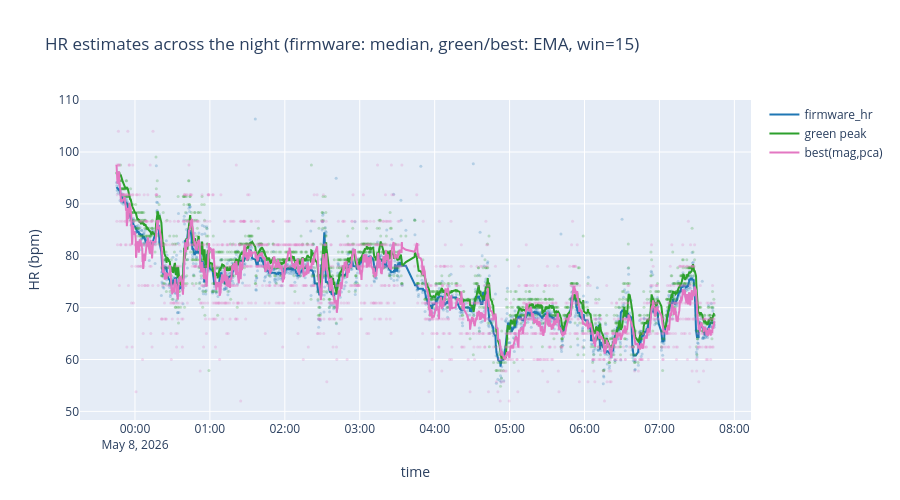

This figure's notebook cell:
### Code cell
# Time series across the night: firmware_hr, green peak, best(mag,pca).
# Raw points shown faintly. firmware_hr smoothed with rolling median;
# green and best smoothed with rolling EMA.
SMOOTH_WIN = 15      # window for firmware_hr median; also EMA span for green/best
TIME_FROM = None     # e.g. '2026-05-15 23:30' — None = no lower bound
TIME_TO = None       # e.g. '2026-05-16 03:00' — None = no upper bound

ts_df = fw_df.copy()
ts_df['window_start'] = pd.to_datetime(ts_df['window_start'])
ts_df['best_hr'] = ts_df['firmware_hr'] + ts_df['err_best_fw']
ts_df = ts_df.sort_values('window_start').reset_index(drop=True)

if TIME_FROM is not None or TIME_TO is not None:
    tz = ts_df['window_start'].dt.tz
    lo = pd.Timestamp(TIME_FROM) if TIME_FROM is not None else None
    hi = pd.Timestamp(TIME_TO) if TIME_TO is not None else None
    if lo is not None and lo.tz is None and tz is not None:
        lo = lo.tz_localize(tz)
    if hi is not None and hi.tz is None and tz is not None:
        hi = hi.tz_localize(tz)
    if lo is not None:
        ts_df = ts_df[ts_df['window_start'] >= lo]
    if hi is not None:
        ts_df = ts_df[ts_df['window_start'] <= hi]
    ts_df = ts_df.reset_index(drop=True)

if len(ts_df):
    print(f"plotting {len(ts_df)} windows "
          f"({ts_df['window_start'].min()} → {ts_df['window_start'].max()})")
else:
    print("no windows in selected time range")

fw_smooth = ts_df['firmware_hr'].rolling(
    SMOOTH_WIN, center=True, min_periods=max(3, SMOOTH_WIN // 3)
).median()
green_smooth = ts_df['green'].ewm(span=SMOOTH_WIN, adjust=False).mean()
best_smooth = ts_df['best_hr'].ewm(span=SMOOTH_WIN, adjust=False).mean()

series = [
    ('firmware_hr',   'firmware_hr',   '#1f77b4', fw_smooth),
    ('green',         'green peak',    '#2ca02c', green_smooth),
    ('best_hr',       'best(mag,pca)', '#e377c2', best_smooth),
]

fig = go.Figure()
for col, label, color, smooth in series:
    fig.add_trace(go.Scatter(x=ts_df['window_start'], y=ts_df[col],
                             mode='markers', name=f'{label} (raw)',
                             marker=dict(size=3, color=color, opacity=0.25),
                             showlegend=False, hoverinfo='skip'))
    fig.add_trace(go.Scatter(x=ts_df['window_start'], y=smooth,
                             mode='lines', name=label,
                             line=dict(color=color, width=2)))

fig.update_xaxes(title_text='time')
fig.update_yaxes(title_text='HR (bpm)')
fig.update_layout(height=500,
                  title_text=f'HR estimates across the night (firmware: median, green/best: EMA, win={SMOOTH_WIN})',
                  hovermode='x unified')
fig.show()

### Figure 1 — Plotly figure (JSON) as saved in the notebook; plotly's stock layout.template omitted (floating-point values rounded to 4 significant figures; data arrays with more than 128 entries replaced by an {"elided": "..."} marker saying what was removed)
{"data": [{"hoverinfo": "skip", "marker": {"color": "#1f77b4", "opacity": 0.25, "size": 3}, "mode": "markers", "name": "firmware_hr (raw)", "showlegend": false, "type": "scatter", "x": {"elided": "1616 str values"}, "y": {"elided": "1616 float values"}}, {"line": {"color": "#1f77b4", "width": 2}, "mode": "lines", "name": "firmware_hr", "type": "scatter", "x": {"elided": "1616 str values"}, "y": {"elided": "1616 float values"}}, {"hoverinfo": "skip", "marker": {"color": "#2ca02c", "opacity": 0.25, "size": 3}, "mode": "markers", "name": "green peak (raw)", "showlegend": false, "type": "scatter", "x": {"elided": "1616 str values"}, "y": {"elided": "1616 float values"}}, {"line": {"color": "#2ca02c", "width": 2}, "mode": "lines", "name": "green peak", "type": "scatter", "x": {"elided": "1616 str values"}, "y": {"elided": "1616 float values"}}, {"hoverinfo": "skip", "marker": {"color": "#e377c2", "opacity": 0.25, "size": 3}, "mode": "markers", "name": "best(mag,pca) (raw)", "showlegend": false, "type": "scatter", "x": {"elided": "1616 str values"}, "y": {"elided": "1616 float values"}}, {"line": {"color": "#e377c2", "width": 2}, "mode": "lines", "name": "best(mag,pca)", "type": "scatter", "x": {"elided": "1616 str values"}, "y": {"elided": "1616 float values"}}], "layout": {"height": 500, "hovermode": "x unified", "title": {"text": "HR estimates across the night (firmware: median, green/best: EMA, win=15)"}, "xaxis": {"title": {"text": "time"}}, "yaxis": {"title": {"text": "HR (bpm)"}}}}
